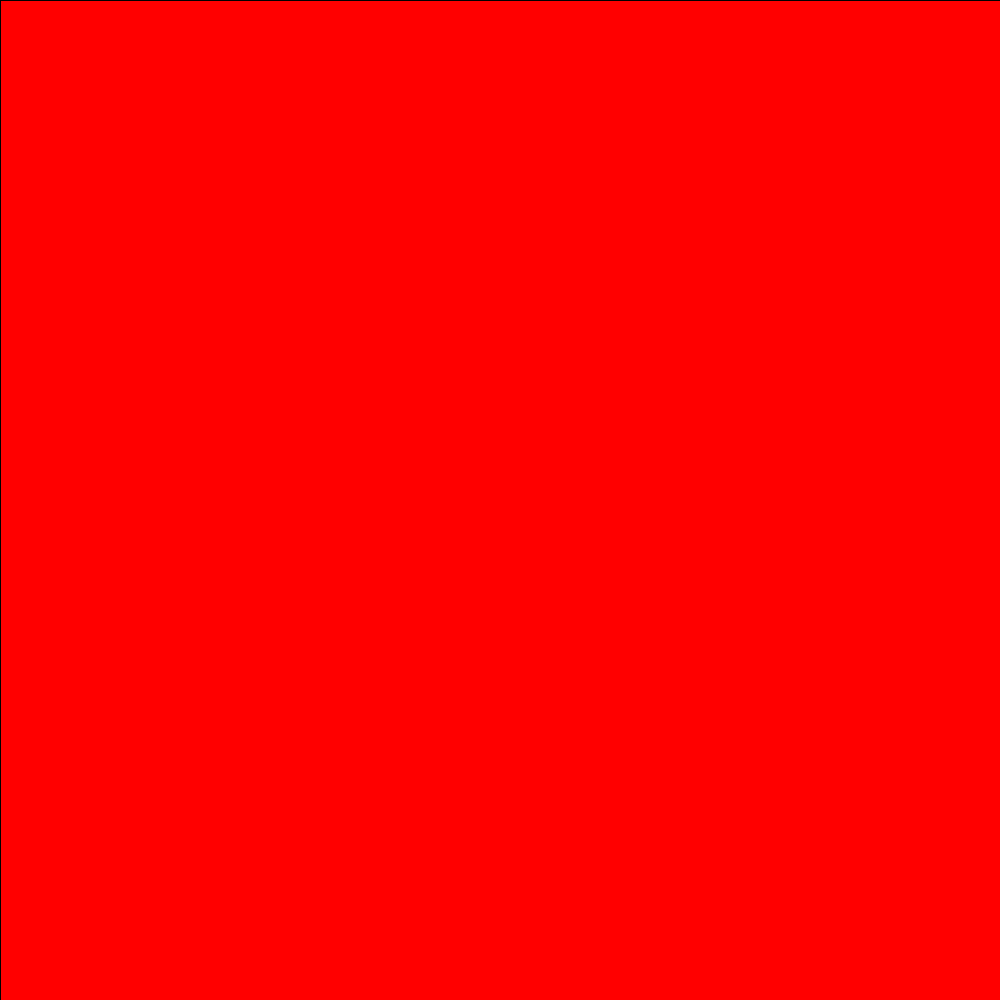
Frame 1 (no input)
Frame 60 (the mouse pressed at the canvas centre just before this capture): identical to frame 1, image omitted
Frame 120 (the mouse held since frame 60 and released just before this capture): identical to frame 1, image omitted

The Processing sketch that drew this single still picture (run headless with seeded random() and noise(); from frame 60 on, the mouse is pressed at the canvas centre):

// Processing sketch: Asteroids
// ── Asteroids.pde


public void setup(){
  size(1000,1000);
  

}


public void draw(){
  fill(255,0,0);
  rect(0,0,displayWidth,displayHeight);
}
